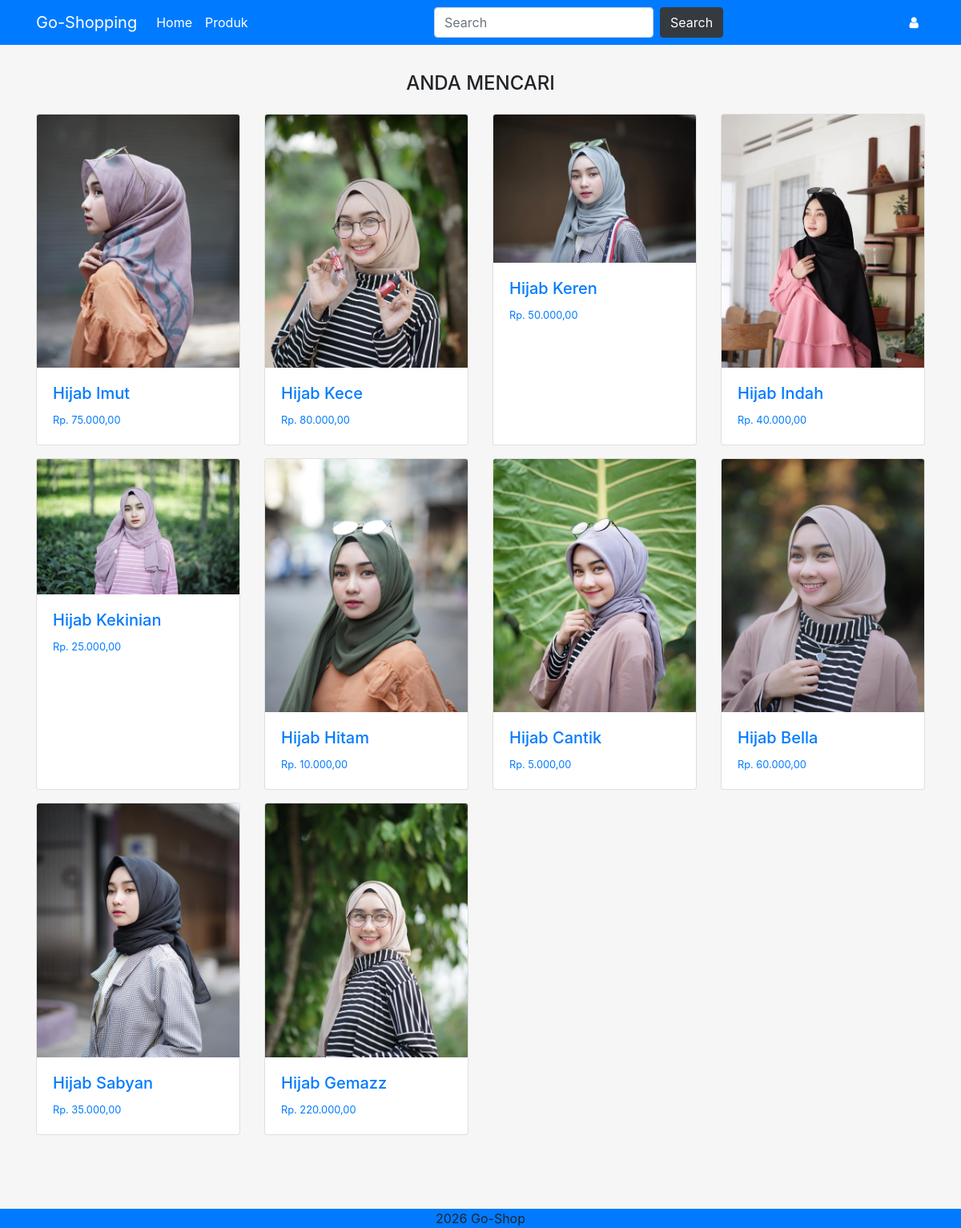
The page /index.php/pembeli/search on the database its author committed.
### tables this page shows
CREATE TABLE `produk` (
  `id` int(11) NOT NULL,
  `nama_file` varchar(255) NOT NULL,
  `tipe_file` varchar(255) NOT NULL,
  `ukuran_file` double NOT NULL,
  `nama_produk` varchar(100) NOT NULL,
  `slug_nama_produk` varchar(100) NOT NULL,
  `harga` int(11) NOT NULL,
  `kategori` varchar(50) NOT NULL,
  `deskripsi` text NOT NULL,
  `qty` int(50) NOT NULL,
  `waktu` timestamp NOT NULL DEFAULT CURRENT_TIMESTAMP ON UPDATE CURRENT_TIMESTAMP
);

### application/controllers/Pembeli.php (called while the page is built, shortened)
<?php
class Pembeli extends CI_Controller {
	public function __construct()
	{
		$this->load->model('Pembeli_model');
		$this->load->library('form_validation');
		$this->load->library('pagination');
    }
	public function search()
    {
        $keyword = $this->input->post('keyword');
        $data = $this->Pembeli_model->cari($keyword);
        $data = array('data' => $data);
        $this->load->view('pembeli/search', $data);
    }
}

### index.php (called while the page is built, shortened)
<?php
require_once BASEPATH.'core/CodeIgniter.php';

### application/models/Pembeli_model.php (called while the page is built, shortened)
<?php
class Pembeli_model extends CI_Model{
    public function cari($keyword)
    {
        $this->db->select('*');
        $this->db->from('produk');
        $this->db->like('nama_produk', $keyword);
        $this->db->or_like('harga', $keyword);
        $this->db->or_like('kategori', $keyword);
        return $this->db->get()->result_array();
    }
}
?>

### application/views/pembeli/search.php (the view, shortened to what this page needs)
<!DOCTYPE html>
<html lang="en">
<head>
    <link rel="stylesheet" href="<?php echo base_url(); ?>asset/pembeli/css/bootstrap.min.css">
    <link rel="stylesheet" href="https://cdnjs.cloudflare.com/ajax/libs/font-awesome/4.7.0/css/font-awesome.min.css" />
    <link rel="stylesheet" href="<?php echo base_url(); ?>asset/pembeli/css/style.css">
</head>
<body>
<section class="section section-header">
</section>
<section class="section section-produk">
    <div class="container">
        <h5 class="search">Anda Mencari <?php echo $this->input->post('keyword'); ?></h5>
        <div class="row">
            <?php
            foreach($data as $row) {
            ?>
                <div class="col-lg-3 col-md-6 col-sm-12 mb-3 d-flex">
                    <a href="<?php echo base_url('post/').$row['slug_nama_produk']; ?>">
                        <div class="card">
                            <img class="card-img-top img-fluid" src="<?php echo base_url('asset/img/produk/').$row['nama_file']; ?>" alt="<?php echo $row['slug_nama_produk']; ?>">
                            <div class="card-body">
                                <h5><?php echo $row['nama_produk']; ?></h5>
                                <small>Rp. <?php echo number_format($row['harga'], 2,",",".") ; ?></small>
                            </div>
                        </div>
                    </a>
                </div>
            <?php } ?>
            <div class="col-sm-12">
            </div>
        </div>
    </div>
</section>
<div class="footer">
</div>
</body>
</html>

### asset/pembeli/css/style.css (style rules this page uses)
* { padding: 0; margin: 0; }
a { text-decoration: none; }
body { background: #f6f6f6; }
.section-produk { padding: 75px 0; }
.section-produk .search { text-align: center; padding: 15px 0; font-size: 1.5em; text-transform: uppercase; }
.section-produk .card { height: 100%; }

### rows shown on the page
produk: nama_file (picture), nama_produk "Hijab Imut", harga "75.000,00"
produk: nama_file (picture), nama_produk "Hijab Kece", harga "80.000,00"
produk: nama_file (picture), nama_produk "Hijab Keren", harga "50.000,00"
produk: nama_file (picture), nama_produk "Hijab Indah", harga "40.000,00"
produk: nama_file (picture), nama_produk "Hijab Kekinian", harga "25.000,00"
produk: nama_file (picture), nama_produk "Hijab Hitam", harga "10.000,00"
produk: nama_file (picture), nama_produk "Hijab Cantik", harga "5.000,00"
produk: nama_file (picture), nama_produk "Hijab Bella", harga "60.000,00"
produk: nama_file (picture), nama_produk "Hijab Sabyan", harga "35.000,00"
produk: nama_file (picture), nama_produk "Hijab Gemazz", harga "220.000,00"
